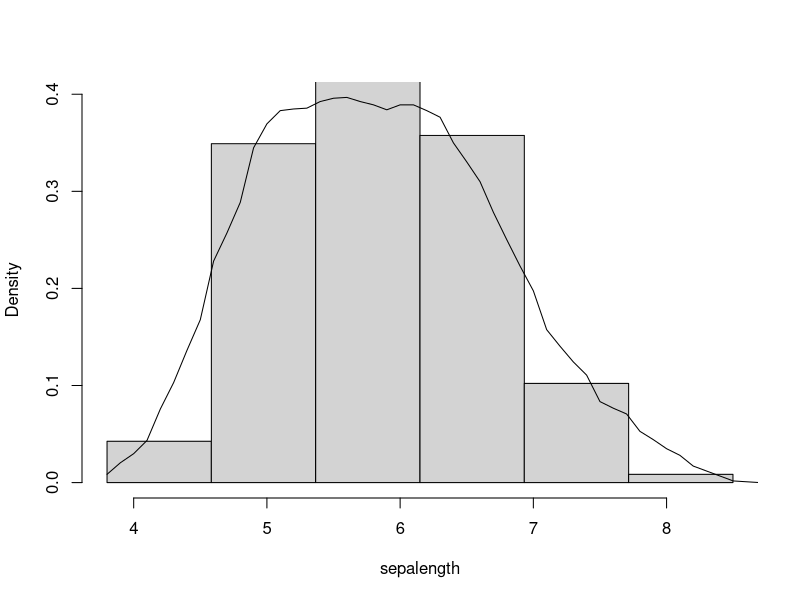
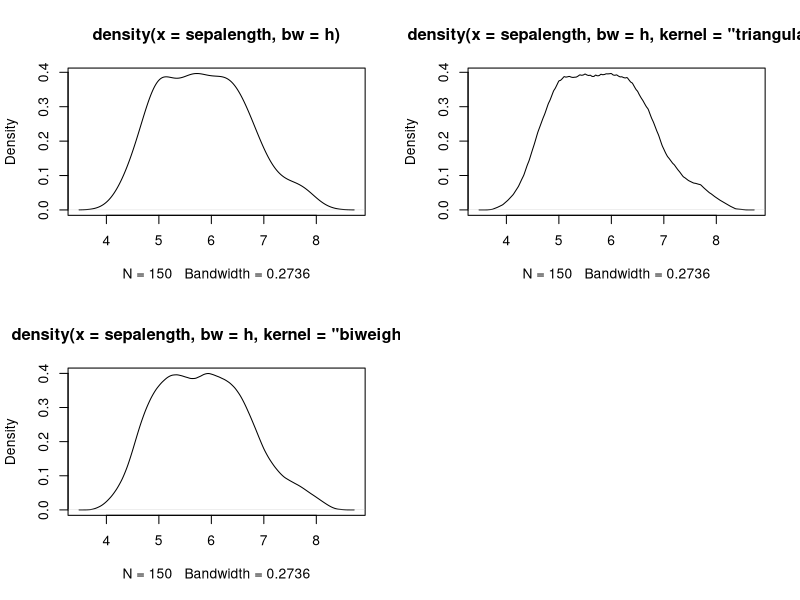

The R script that drew these images, in order:
## ---- chunk 1
knitr::opts_chunk$set(echo = TRUE)
## ---- chunk 2

library(MASS)
sepalength <- iris$Sepal.Length
n <- length(sepalength)
m <- 10
a <- min(sepalength) - 0.5
b <- max(sepalength) + 0.5
h <- 2.576*sqrt(var(sepalength))*n^(-1/5)
delta <- h/m
# get the bin counts on the delta-width mesh
br <- seq(a - delta*m, b + 2*delta*m, delta) 
histg <- hist(sepalength, breaks = br, plot = F)
nk <- histg$counts
K <- abs((1-m):(m-1))

fhat <- function(x){
  #locate the leftmost interval containing x
  i <- max(which(x>br))
  k <- (i-m+1):(i+m-1)
#get the 2m-1 bin counts centered at x 
  vk <- nk[k]
  sum((1-K/m)*vk)/(n*h) #f.hat
}

# plot ASH density estimate over histogram
z <- as.matrix(seq(a,b+h, .1))
f.ash <- apply(z, 1, fhat) #density estimates at midpts
br2 <- seq(a, b+h, h)
hist(sepalength, breaks = br2, freq=F, main="", ylim=c(0, max(f.ash))) 
lines(z, f.ash, xlab="sepal length")

## ---- chunk 3
library(MASS)
sepalength <- iris$Sepal.Length
n <- length(sepalength)
h <- 0.9*min(c(IQR(sepalength)/1.34,sd(sepalength)))*n^(-1/5) 
par(mfrow=c(2,2))
#Gaussian
plot(density(sepalength,bw=h))
#Triangular
plot(density(sepalength,bw=h,kernel = "triangular")) #Biweight
plot(density(sepalength,bw=h,kernel = "biweight"))
